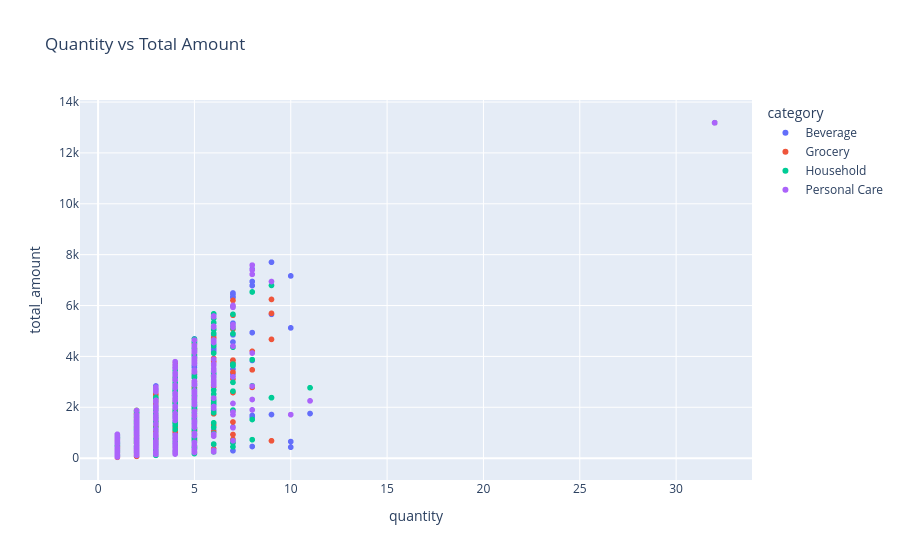

Write notebook code for a chart like this one.
### Markdown cell above
## Donut Chart: Payment Method Distribution
Show the split of payment methods used in transactions. The donut chart makes category shares visually obvious.

### Code cell
# Scatter plot
fig = px.scatter(sales, x='quantity', y='total_amount', color='category', title='Quantity vs Total Amount')
fig.show()

### Figure 1 — Plotly figure (JSON) as saved in the notebook; plotly's stock layout.template omitted (floating-point values rounded to 4 significant figures; data arrays with more than 128 entries replaced by an {"elided": "..."} marker saying what was removed)
{"data": [{"hovertemplate": "category=Beverage<br>quantity=%{x}<br>total_amount=%{y}<extra></extra>", "legendgroup": "Beverage", "marker": {"color": "#636efa", "symbol": "circle"}, "mode": "markers", "name": "Beverage", "showlegend": true, "type": "scattergl", "x": {"elided": "247 float values"}, "xaxis": "x", "y": {"elided": "247 float values"}, "yaxis": "y"}, {"hovertemplate": "category=Grocery<br>quantity=%{x}<br>total_amount=%{y}<extra></extra>", "legendgroup": "Grocery", "marker": {"color": "#EF553B", "symbol": "circle"}, "mode": "markers", "name": "Grocery", "showlegend": true, "type": "scattergl", "x": {"elided": "229 float values"}, "xaxis": "x", "y": {"elided": "229 float values"}, "yaxis": "y"}, {"hovertemplate": "category=Household<br>quantity=%{x}<br>total_amount=%{y}<extra></extra>", "legendgroup": "Household", "marker": {"color": "#00cc96", "symbol": "circle"}, "mode": "markers", "name": "Household", "showlegend": true, "type": "scattergl", "x": {"elided": "277 float values"}, "xaxis": "x", "y": {"elided": "277 float values"}, "yaxis": "y"}, {"hovertemplate": "category=Personal Care<br>quantity=%{x}<br>total_amount=%{y}<extra></extra>", "legendgroup": "Personal Care", "marker": {"color": "#ab63fa", "symbol": "circle"}, "mode": "markers", "name": "Personal Care", "showlegend": true, "type": "scattergl", "x": {"elided": "267 float values"}, "xaxis": "x", "y": {"elided": "267 float values"}, "yaxis": "y"}], "layout": {"legend": {"title": {"text": "category"}, "tracegroupgap": 0}, "title": {"text": "Quantity vs Total Amount"}, "xaxis": {"anchor": "y", "domain": [0, 1], "title": {"text": "quantity"}}, "yaxis": {"anchor": "x", "domain": [0, 1], "title": {"text": "total_amount"}}}}
